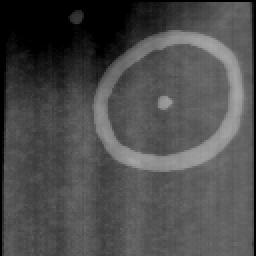
%> input picture nuf0c.tif, 128 x 128 px (shown 2 times larger)
$ octave hysteresis.m   (GNU Octave 9; MATLAB toolbox functions it lacks are replaced by stand-ins)
%> lines starting %> are read from the running program, lines starting %| are printed output that depends on the picture; in (x1, y1, x2, y2) boxes, pixels count from 0 and x2, y2 are one past the last pixel; in counts of white or black regions, pixels touching at a corner belong together; the program's own positions count from 1
nuf = double(imread('nuf0c.tif'));
%> nuf: size 128x128 double; min 0, max 169, mean 75.9; mean of the top-left, top-right, bottom-left and bottom-right quarters 36.2, 89.5, 79.4, 98.5
binvect = [0:1:255];
histo = hist(nuf(:), binvect);
%> histo = 256 values, max 1593 at index 1, min 0 at index 169, mean 64
figure(1);plot(binvect, histo, '.-b');
axis tight; title('histogram')
%> after `title('histogram')`:
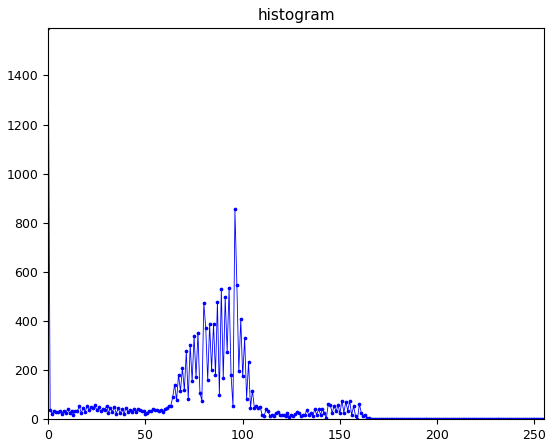
%> figure redrawn from the program's plot data; curve peaks at x = 0, y = 1593


figure(2)
colormap(gray(256))
subplot(2,2,1), imagesc(nuf, [0 255]);
axis image; title('image nuf0c'); colorbar


T1=145;
im_thresh1=nuf>T1;
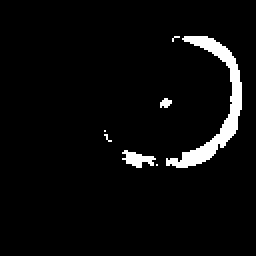
%> im_thresh1: size 128x128 logical (shown 2 times larger); 4.2% white; 7 white regions (4 under 20 px), largest, box (x1, y1, x2, y2) and area: (83, 18, 121, 84) 574, (61, 75, 78, 84) 82, (80, 49, 86, 54) 21
subplot(2,2,2), imagesc(im_thresh1, [0 1]);%b
axis image; colorbar
title('thresholded image 1');

T2=105;
im_thresh2=nuf>T2;
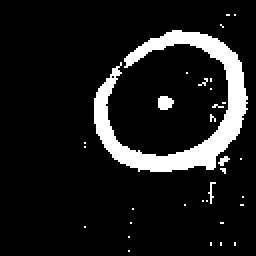
%> im_thresh2: size 128x128 logical (shown 2 times larger); 10.7% white; 32 white regions (30 under 20 px), largest, box (x1, y1, x2, y2) and area: (47, 15, 124, 86) 1610, (79, 48, 87, 55) 45
subplot(2,2,3), imagesc(im_thresh2, [0 1]);%c
axis image; colorbar
title('thresholded image 2');
SE=[1 1 1; 1 1 1; 1 1 1];
b=im_thresh1;
c=im_thresh2;
e=zeros(128);

while ~isequal(b,e)
    e= b;
    d=imdilate(b,SE);
    b=d.*c;
    figure(2)
    subplot(2,2,4), imagesc(b, [0 1]);
    axis image; colorbar
    title('resulted image');
    pause(0.1)
end
%> this loop made 35 passes
%> pass 1, `d=imdilate(b,SE);`:
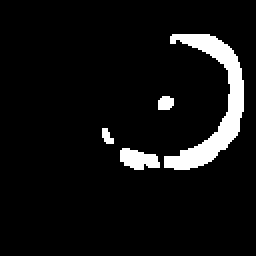
%> d: size 128x128 logical (shown 2 times larger); 6.7% white; 4 white regions, box (x1, y1, x2, y2) and area: (82, 17, 122, 85) 865, (60, 74, 80, 85) 153, (79, 48, 87, 55) 48, (51, 64, 57, 72) 32
%> pass 1, `b=d.*c;`:
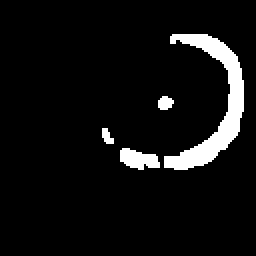
%> b: size 128x128 double (shown 2 times larger); values 0 (black) and 1 (white), 6.5% white; 4 white regions, box (x1, y1, x2, y2) and area: (82, 17, 122, 85) 841, (60, 74, 80, 85) 148, (79, 48, 87, 55) 43, (51, 64, 57, 72) 32
%> pass 2, `d=imdilate(b,SE);`:
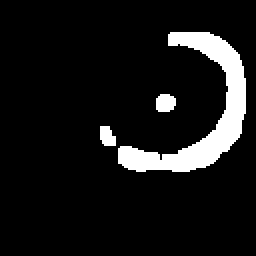
%> d: size 128x128 double (shown 2 times larger); values 0 (black) and 1 (white), 9.1% white; 3 white regions, box (x1, y1, x2, y2) and area: (59, 16, 123, 86) 1342, (78, 47, 88, 56) 77, (50, 63, 58, 73) 64
%> after the loop:
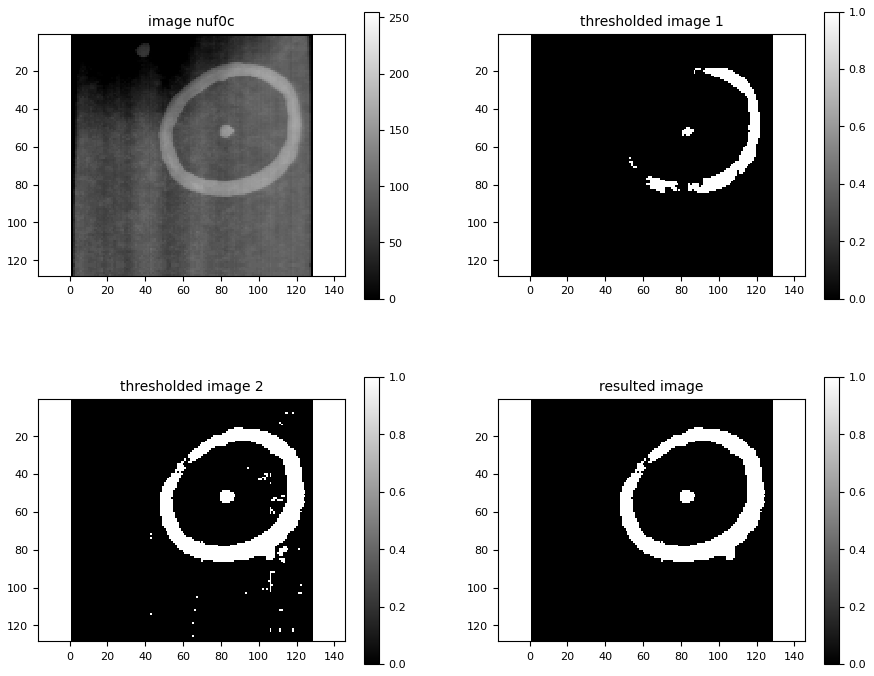
%> figure redrawn from the program's plot data, 4 panels
